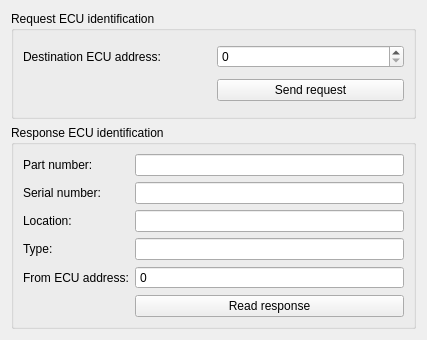
<?xml version="1.0" encoding="UTF-8"?>
<ui version="4.0">
 <class>ECUidentificationWindow</class>
 <widget class="QWidget" name="ECUidentificationWindow">
  <property name="geometry">
   <rect>
    <x>0</x>
    <y>0</y>
    <width>427</width>
    <height>340</height>
   </rect>
  </property>
  <property name="windowTitle">
   <string>Form</string>
  </property>
  <layout class="QVBoxLayout" name="verticalLayout">
   <item>
    <widget class="QGroupBox" name="groupBox_2">
     <property name="title">
      <string>Request ECU identification</string>
     </property>
     <layout class="QGridLayout" name="gridLayout_3">
      <item row="0" column="1">
       <widget class="QSpinBox" name="destinationEcuAddressSpinBox">
        <property name="maximum">
         <number>255</number>
        </property>
       </widget>
      </item>
      <item row="0" column="0">
       <widget class="QLabel" name="label_5">
        <property name="sizePolicy">
         <sizepolicy hsizetype="Preferred" vsizetype="Preferred">
          <horstretch>0</horstretch>
          <verstretch>0</verstretch>
         </sizepolicy>
        </property>
        <property name="text">
         <string>Destination ECU address:</string>
        </property>
       </widget>
      </item>
      <item row="1" column="1">
       <widget class="QPushButton" name="sendRequestPushButton">
        <property name="text">
         <string>Send request</string>
        </property>
       </widget>
      </item>
     </layout>
    </widget>
   </item>
   <item>
    <widget class="QGroupBox" name="groupBox">
     <property name="title">
      <string>Response ECU identification</string>
     </property>
     <layout class="QGridLayout" name="gridLayout_2">
      <item row="3" column="1">
       <widget class="QLineEdit" name="typeLineEdit">
        <property name="maxLength">
         <number>30</number>
        </property>
       </widget>
      </item>
      <item row="3" column="0">
       <widget class="QLabel" name="label_4">
        <property name="text">
         <string>Type:</string>
        </property>
       </widget>
      </item>
      <item row="0" column="1">
       <widget class="QLineEdit" name="partNumberLineEdit">
        <property name="text">
         <string/>
        </property>
        <property name="maxLength">
         <number>30</number>
        </property>
       </widget>
      </item>
      <item row="1" column="0">
       <widget class="QLabel" name="label_2">
        <property name="text">
         <string>Serial number:</string>
        </property>
       </widget>
      </item>
      <item row="4" column="1">
       <widget class="QSpinBox" name="fromEcuAddressSpinBox">
        <property name="readOnly">
         <bool>false</bool>
        </property>
        <property name="buttonSymbols">
         <enum>QAbstractSpinBox::NoButtons</enum>
        </property>
        <property name="maximum">
         <number>255</number>
        </property>
       </widget>
      </item>
      <item row="0" column="0">
       <widget class="QLabel" name="label">
        <property name="text">
         <string>Part number:</string>
        </property>
       </widget>
      </item>
      <item row="1" column="1">
       <widget class="QLineEdit" name="serialNumberLineEdit">
        <property name="maxLength">
         <number>30</number>
        </property>
       </widget>
      </item>
      <item row="2" column="1">
       <widget class="QLineEdit" name="locationLineEdit">
        <property name="maxLength">
         <number>30</number>
        </property>
       </widget>
      </item>
      <item row="2" column="0">
       <widget class="QLabel" name="label_3">
        <property name="text">
         <string>Location:</string>
        </property>
       </widget>
      </item>
      <item row="4" column="0">
       <widget class="QLabel" name="label_7">
        <property name="text">
         <string>From ECU address:</string>
        </property>
       </widget>
      </item>
      <item row="5" column="1">
       <widget class="QPushButton" name="readResponsePushButton">
        <property name="text">
         <string>Read response</string>
        </property>
       </widget>
      </item>
     </layout>
    </widget>
   </item>
  </layout>
 </widget>
 <resources/>
 <connections/>
</ui>
